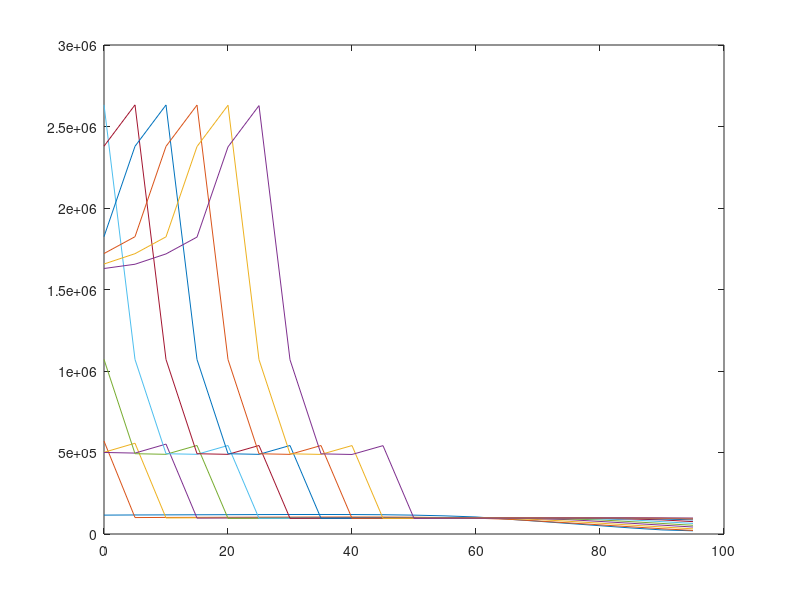

Write the MATLAB code that produced this figure.
clc
clear
%% varibles declaration
ui_population=zeros(20,23);     %   row is population amount time line(sample time:5 years) , and column is
                                %   amount of each age,last column is the sum of all citizens
f_birthrate=0.008;

ui_agelevel=11;
                                
%% initialize parameters
ui_temp=load('data.txt')';
f_deathrate=ui_temp(67:88);
ui_counter=1;
for i=1:ui_agelevel
   ui_population(1,i)=ui_temp(ui_counter);
   ui_counter=ui_counter+3;
end
ui_population(1,23)=sum(ui_population(1,:));

%% start the calculation
for i=2:20
   ui_population(i,1)=ui_population(i-1,23)*f_birthrate;
   for j=2:22
       ui_population(i,j)=ui_population(i-1,j-1)*(1-f_deathrate(j-1));
   end
   ui_population(i,23)=sum(ui_population(i,:)); 
end

%% plot
num=0:5:95;
plot(num,ui_population(:,1:11)');
%legend('0','1-4','5-9','10-14','15-19','20-24','25-29','30-34','35-39','40-44','45-49','50-54','55-59','60-64','65-69','70-74','75-79','80-84','85-89','90-94','95-100');
z=diff(ui_population(:,23)');
